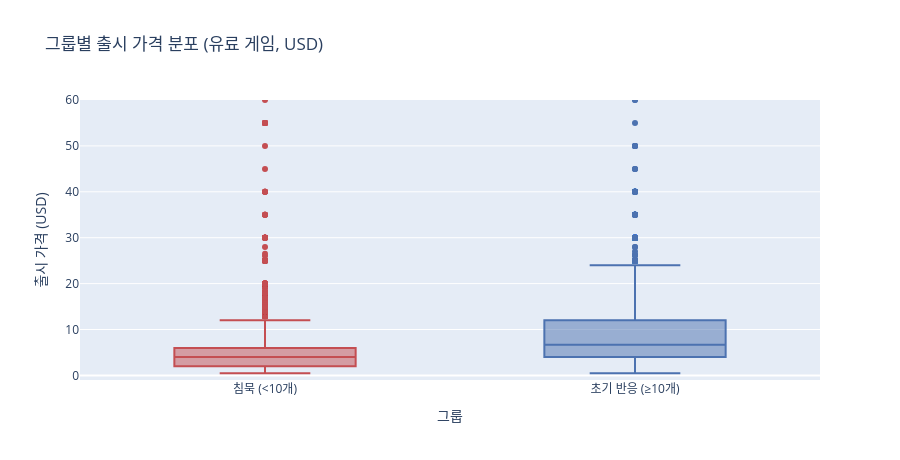

Write notebook code for a chart like this one.
### Code cell
fig = px.box(
    df_paid,
    x='response_group',
    y='price',
    color='response_group',
    color_discrete_map=GROUP_COLORS,
    category_orders={'response_group': GROUP_ORDER},
    title='그룹별 출시 가격 분포 (유료 게임, USD)',
    labels={'response_group': '그룹', 'price': '출시 가격 (USD)'},
    points='outliers',
)
fig.update_layout(showlegend=False, height=460, yaxis_range=[-1, 60])
fig.show()

### Figure 1 — Plotly figure (JSON) as saved in the notebook; plotly's stock layout.template omitted (floating-point values rounded to 4 significant figures; data arrays with more than 128 entries replaced by an {"elided": "..."} marker saying what was removed)
{"data": [{"alignmentgroup": "True", "boxpoints": "outliers", "hovertemplate": "그룹=%{x}<br>출시 가격 (USD)=%{y}<extra></extra>", "legendgroup": "침묵 (<10개)", "marker": {"color": "#C44E52"}, "name": "침묵 (<10개)", "notched": false, "offsetgroup": "침묵 (<10개)", "orientation": "v", "showlegend": true, "type": "box", "x": {"elided": "6676 str values"}, "x0": " ", "xaxis": "x", "y": {"elided": "6676 float values"}, "y0": " ", "yaxis": "y"}, {"alignmentgroup": "True", "boxpoints": "outliers", "hovertemplate": "그룹=%{x}<br>출시 가격 (USD)=%{y}<extra></extra>", "legendgroup": "초기 반응 (≥10개)", "marker": {"color": "#4C72B0"}, "name": "초기 반응 (≥10개)", "notched": false, "offsetgroup": "초기 반응 (≥10개)", "orientation": "v", "showlegend": true, "type": "box", "x": {"elided": "8730 str values"}, "x0": " ", "xaxis": "x", "y": {"elided": "8730 float values"}, "y0": " ", "yaxis": "y"}], "layout": {"boxmode": "overlay", "height": 460, "legend": {"title": {"text": "그룹"}, "tracegroupgap": 0}, "showlegend": false, "title": {"text": "그룹별 출시 가격 분포 (유료 게임, USD)"}, "xaxis": {"anchor": "y", "categoryarray": ["침묵 (<10개)", "초기 반응 (≥10개)"], "categoryorder": "array", "domain": [0, 1], "title": {"text": "그룹"}}, "yaxis": {"anchor": "x", "domain": [0, 1], "range": [-1, 60], "title": {"text": "출시 가격 (USD)"}}}}
